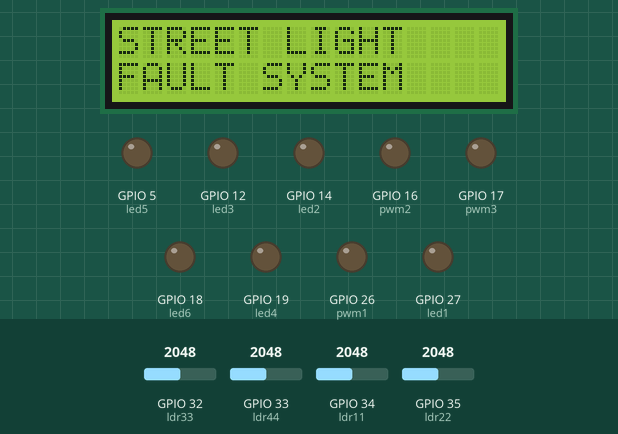
This sketch was run on a simulated ESP32. On the bench: 16×2 character LCD, output pins drawn as LEDs (lit = HIGH). The test bench sets the inputs (shaded band); at power-on: GPIO 32 (ldr33) = 2048, GPIO 33 (ldr44) = 2048, GPIO 34 (ldr11) = 2048, GPIO 35 (ldr22) = 2048. WiFi joins after 1.5 s; servers stay silent unless stated; what the sketch prints to the serial monitor is not drawn.

Above: at 0.1 s.
3.1 s: GPIO 32 (ldr33) set to 3692
4.6 s: GPIO 32 (ldr33) set to 3790
At 5.8 s:
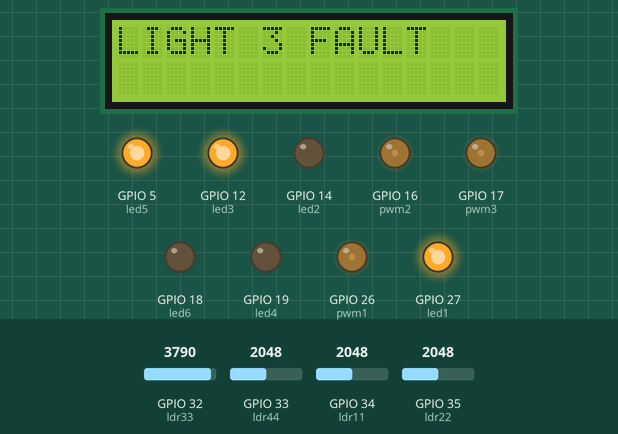
6.2 s: GPIO 33 (ldr44) set to 2423
At 9.2 s:
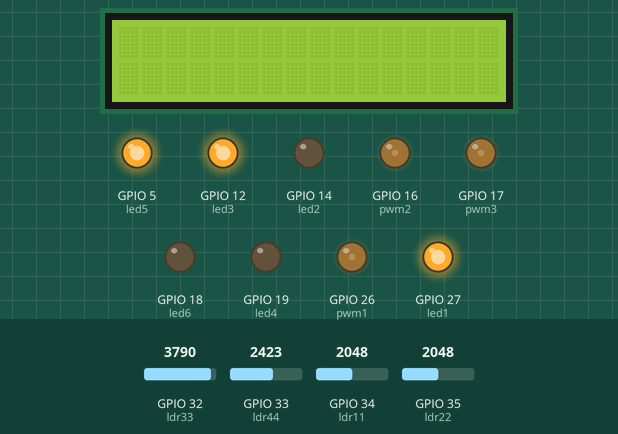
9.6 s: GPIO 33 (ldr44) set to 2489
11.1 s: GPIO 34 (ldr11) set to 3972
At 15.2 s:
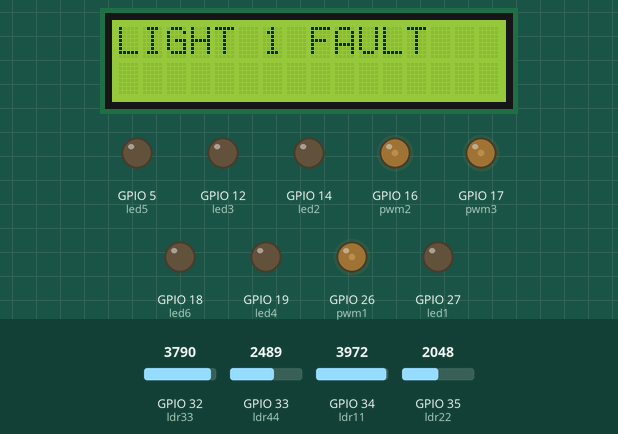
Timing chart, 0 to 15.5 s (numbered marks = the images above; inputs shaded):
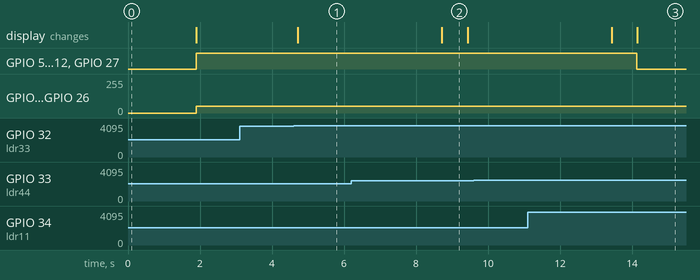

The sketch:

StreetLightFaultDetection.ino
```cpp
#define BLYNK_PRINT Serial
#include <WiFi.h>
#include <WiFiClient.h>
#include <BlynkSimpleEsp32.h>

// Define your Blynk Template ID and Auth Token
#define BLYNK_TEMPLATE_ID "Your_Template_ID"
#define BLYNK_TEMPLATE_NAME "AUTOMATIC STREET LIGHT"
#define BLYNK_AUTH_TOKEN "Your_Auth_Token"

char auth[] = BLYNK_AUTH_TOKEN;

// Define your WiFi credentials
const char* ssid = "Your_SSID";
const char* password = "Your_WIFI_Password";

#include <LCD_I2C.h>
LCD_I2C lcd(0x27);

// Pin definitions
#define ldr11 34
#define ldr22 35
#define ldr33 32
#define ldr44 33

#define led1 27
#define led2 14
#define led3 12
#define led4 19
#define led5 5
#define led6 18

#define pwm1 26
#define pwm2 16
#define pwm3 17

int ldr1, ldr2, ldr3, ldr4;

void setup() {
    Serial.begin(9600);

    pinMode(ldr11, INPUT);
    pinMode(ldr22, INPUT);
    pinMode(ldr33, INPUT);
    pinMode(ldr44, INPUT);

    pinMode(led1, OUTPUT);
    pinMode(led2, OUTPUT);
    pinMode(led3, OUTPUT);
    pinMode(led4, OUTPUT);
    pinMode(led5, OUTPUT);
    pinMode(led6, OUTPUT);

    pinMode(pwm1, OUTPUT);
    pinMode(pwm2, OUTPUT);
    pinMode(pwm3, OUTPUT);

    lcd.begin();
    lcd.backlight();
    lcd.setCursor(0, 0);
    lcd.print("STREET LIGHT");
    lcd.setCursor(0, 1);
    lcd.print("FAULT SYSTEM");

    Blynk.begin(auth, ssid, password, "blynk.cloud", 80);
    lcd.clear();
}

void loop() {
    ldr1 = analogRead(ldr11);
    ldr2 = analogRead(ldr22);
    ldr3 = analogRead(ldr33);
    ldr4 = analogRead(ldr44);

    ldr1 = map(ldr1, 0, 4095, 0, 100);
    ldr2 = map(ldr2, 0, 4095, 0, 100);
    ldr3 = map(ldr3, 0, 4095, 0, 100);
    ldr4 = map(ldr4, 0, 4095, 0, 100);

    if (ldr4 > 40 && ldr4 < 60) {
        analogWrite(pwm1, 50);
        digitalWrite(led1, HIGH);
        digitalWrite(led2, LOW);

        analogWrite(pwm2, 50);
        digitalWrite(led3, HIGH);
        digitalWrite(led4, LOW);

        analogWrite(pwm3, 50);
        digitalWrite(led5, HIGH);
        digitalWrite(led6, LOW);

        Serial.println("6 o'clock ");
        Blynk.virtualWrite(V1, "6 O'CLOCK");
    } else if (ldr4 > 61 && ldr4 < 80) {
        analogWrite(pwm1, 100);
        digitalWrite(led1, HIGH);
        digitalWrite(led2, LOW);

        analogWrite(pwm2, 100);
        digitalWrite(led3, HIGH);
        digitalWrite(led4, LOW);

        analogWrite(pwm3, 100);
        digitalWrite(led5, HIGH);
        digitalWrite(led6, LOW);

        Serial.println("7 o'clock ");
        Blynk.virtualWrite(V1, "7 O'CLOCK");
    } else if (ldr4 > 81 && ldr4 <= 100) {
        analogWrite(pwm1, 180);
        digitalWrite(led1, HIGH);
        digitalWrite(led2, LOW);

        analogWrite(pwm2, 180);
        digitalWrite(led3, HIGH);
        digitalWrite(led4, LOW);

        analogWrite(pwm3, 180);
        digitalWrite(led5, HIGH);
        digitalWrite(led6, LOW);

        Serial.println("8 o'clock ");
        Blynk.virtualWrite(V1, "8 O'CLOCK");
    } else {
        digitalWrite(led1, LOW);
        digitalWrite(led2, LOW);
        digitalWrite(led3, LOW);
        digitalWrite(led4, LOW);
        digitalWrite(led5, LOW);
        digitalWrite(led6, LOW);

        Blynk.virtualWrite(V1, " ");
    }

    if (ldr1 > 90 && ldr4 > 40) {
        Serial.println("Light 1 fault");
        Blynk.virtualWrite(V0, "LIGHT 1 FAULT");
        Blynk.logEvent("msg", "LIGHT 1 FAULT");
        lcd.setCursor(0, 0);
        lcd.print("LIGHT 1 FAULT");
        lcd.setCursor(0, 1);
        lcd.print(" ");
        delay(4000);
        lcd.clear();
    }

    if (ldr2 > 90 && ldr4 > 40) {
        Serial.println("Light 2 fault");
        Blynk.virtualWrite(V0, "LIGHT 2 FAULT");
        Blynk.logEvent("msg", "LIGHT 2 FAULT");
        lcd.setCursor(0, 0);
        lcd.print("LIGHT 2 FAULT");
        lcd.setCursor(0, 1);
        lcd.print(" ");
        delay(4000);
        lcd.clear();
    }

    if (ldr3 > 90 && ldr4 > 40) {
        Serial.println("Light 3 fault");
        Blynk.virtualWrite(V0, "LIGHT 3 FAULT");
        Blynk.logEvent("msg", "LIGHT 3 FAULT");
        lcd.setCursor(0, 0);
        lcd.print("LIGHT 3 FAULT");
        lcd.setCursor(0, 1);
        lcd.print(" ");
        delay(4000);
        lcd.clear();
    } else {
        Blynk.virtualWrite(V0, " ");
    }

    delay(700);
}
```

Measured:
- the behaviour switches between 3726 and 3727 on GPIO 32 (ldr33) (found by bisection; images 0 and 1)
- after the input at 3.1 s, every drawn part: stays the same
- after the input at 4.6 s, the display: changes after 0.11 s (image 1)
- after the input at 9.6 s, every drawn part: stays the same
- after the input at 11.1 s, the display: first differs from a run without the input after 3.1 s (image 3)
- what the display in image 2 shows lasts 0.7 s, from 8.7 s to 9.4 s
